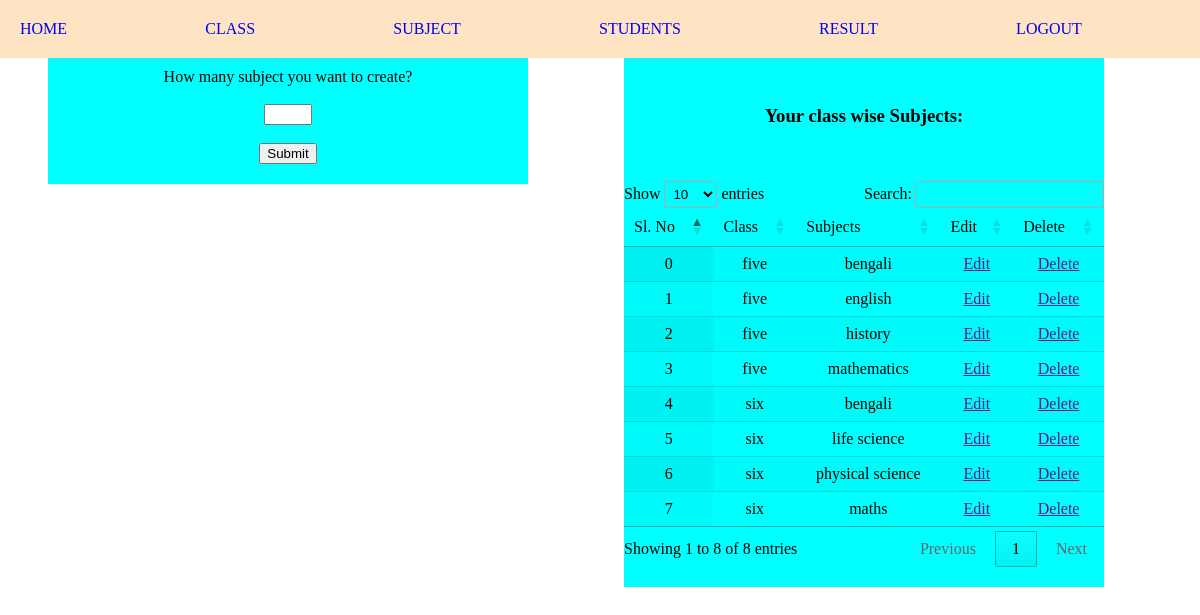
/admin/subject.php (signed in), run on the app's committed database.
### tables this page shows
CREATE TABLE `subjects` (
  `id` int(11) NOT NULL,
  `class` varchar(15) NOT NULL,
  `subject` varchar(20) NOT NULL,
  `sub_code` varchar(22) NOT NULL,
  `mark` int(11) NOT NULL
);

### admin/subject.php (the view, shortened to what this page needs)
<?php
include 'header.php';
?>
<div class="sub-div">
		How many subject you want to create? <br><br>
       <form method="post" action="sub_add.php">
	<input type="number" name="sub_count" min="4" max="4" required> <br><br>
	<input type="submit" name="submit">
</form>
</div>
<div class="sub-view-class">
		<br>
		<h3>Your class wise Subjects:</h3>
		<br><br>
<table id="example" class="display" style="width:100%">
	<thead>
       <tr>
       	    <td>Sl. No</td>
			<td>Class</td>
			<td>Subjects</td>
			<td>Edit</td>
			<td>Delete</td>
		</tr>
	</thead>
	<tbody>
		<?php
        $n = 0;
		$sql ="SELECT * FROM `subjects`";
        $result = mysqli_query($con, $sql);
        while($row = mysqli_fetch_assoc($result)){
        ?>
		<tr>
			<td><?php echo $n++; ?></td>
			<td> <?= $row['class']; ?> </td>
			<td> <?= $row['subject']; ?> </td>
			<td> <a href="">Edit</a> </td>
			<td><a href="">Delete</a></td>
		</tr>
		<?php
	}
	?>
	</tbody>
</table>
	</div>
</body>
</html>

### admin/header.php (shortened to what this page needs)
<!DOCTYPE html>
<html>
<head>
	<link rel="stylesheet" type="text/css" href="style.css">
	<link rel="stylesheet" type="text/css" href="https://cdn.datatables.net/1.12.1/css/jquery.dataTables.min.css"/>
</head>
<body>
	<div class="navbar">
		<a href="index.php">HOME</a>
		<a href="class.php">CLASS</a>
		<a href="subject.php">SUBJECT</a>
		<a href="students.php">STUDENTS</a>
		<a href="result.php">RESULT</a>
		<a href="logout.php">LOGOUT</a>
	</div>

### admin/style.css (style rules this page uses)
body { margin:0px; }
.navbar { width: 100%; position: fixed; background-color:bisque; text-align:center; display:flex; padding:20px; }
.navbar a { text-decoration:none; display:flex; flex:auto; }
.sub-div, .subject, .sub-view-class { float: left; background-color: aqua; width: 40%; margin: 4%; height: 100%; text-align:center; padding: 20px 0; }

### data on the page
subjects: class "five", subject "bengali"
subjects: class "five", subject "english"
subjects: class "five", subject "history"
subjects: class "five", subject "mathematics"
subjects: class "six", subject "bengali"
subjects: class "six", subject "life science"
subjects: class "six", subject "physical science"
subjects: class "six", subject "maths"
